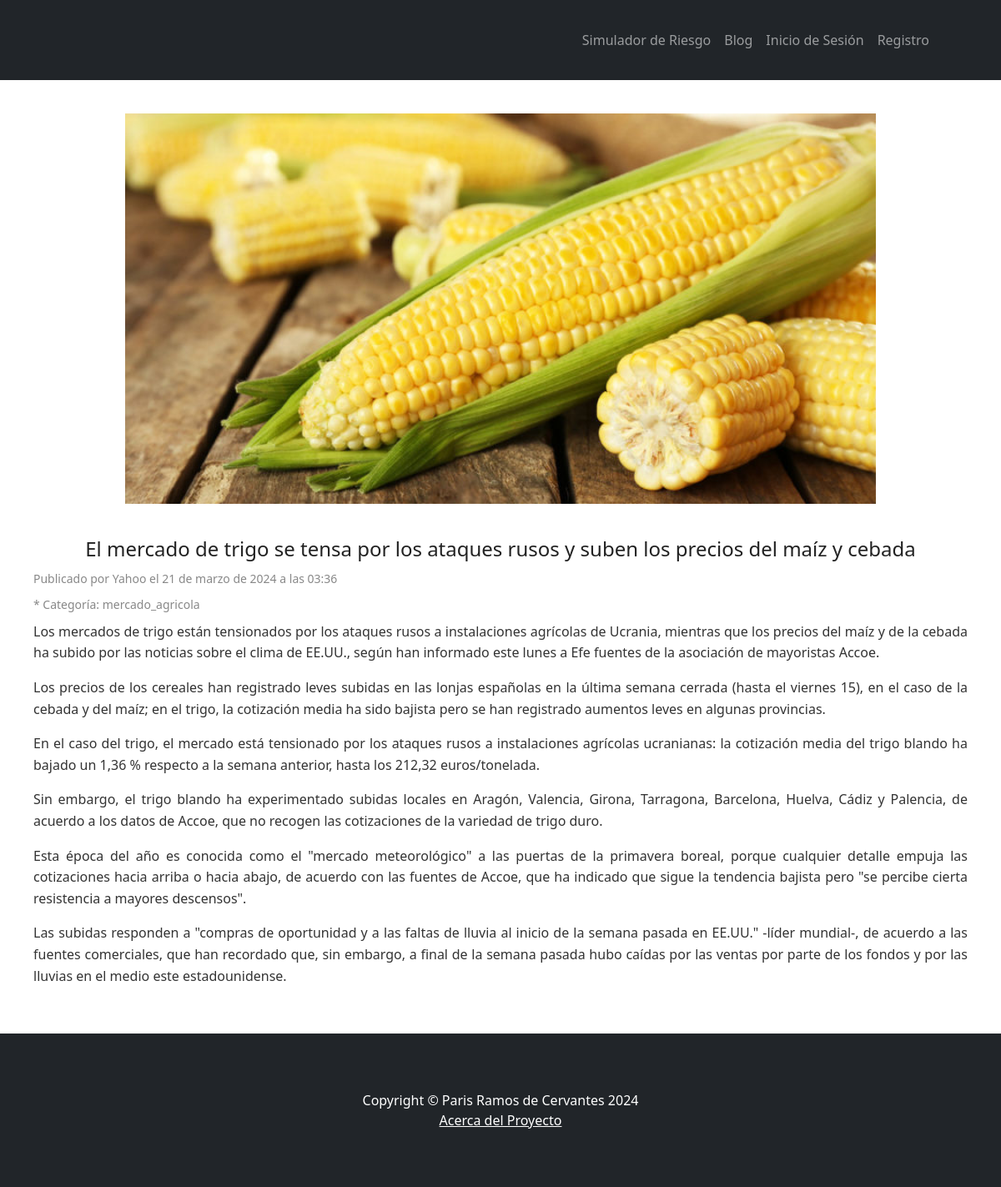
The app's page /post/el-mercado-de-trigo-se-tensa-por-los-ataques-rusos-y-suben-los-precios-del-maiz-y-cebada/ with its own data.
### App_BlogAgri/models.py (models this page shows, shortened)
class Post(models.Model):
    titulo = models.CharField(max_length=250)
    slug = models.SlugField(
        max_length=250, unique_for_date='publicacion_post', verbose_name='URL amigable')
    autor = models.ForeignKey(
        User, on_delete=models.CASCADE, related_name='blog_posts')
    contenido = models.TextField()
    publicacion_post = models.DateTimeField(default=timezone.now)
    creacion_post = models.DateTimeField(auto_now_add=True)
    actualizacion_post = models.DateTimeField(auto_now=True)
    status_post = models.IntegerField(
        choices=STATUS_CHOICES, verbose_name='Privacidad')
    tema_post = models.CharField(
        max_length=50, choices=TEMAS_AGRICULTURA, default='General', verbose_name='Tema')
    imagen = models.ImageField(upload_to='post_images', blank=True, null=True)
    class Meta:
        ordering = ('-publicacion_post',)

### App_BlogAgri/views.py (the view)
# urls.py: path('post/<slug:post_slug>/', post, name='post'),
def post(request, post_slug):
    post = get_object_or_404(Post, slug=post_slug)
    paragraphs = post.contenido.split('\n')
    return render(request, 'post.html', {'post': post, 'paragraphs': paragraphs})

### App_BlogAgri/templates/post.html (shortened to what this page needs)
{% extends 'base.html' %}.
{% block content2 %}
<div class="blog-post">
    {% load static %}
    <div class="post-image">
        {% if post.imagen %}
        <img src="{{ post.imagen.url }}" alt="{{ post.titulo }}" class="post-image">
        {% elif post.imagen is None %}
        <img src="{% static 'assets\stock_marketlike.jpg' %}" alt="iamgen demo" class="post-image">
        {% endif %}
    </div>
    <div class="post-content">
        <h2>{{ post.titulo }}</h2>
        <p class="post-meta">Publicado por {{ post.autor }} el {{ post.publicacion_post }}</p>
        <p class="post-meta">* Categoría: {{ post.tema_post }} </p>
        <div class = "post-text">
            {% for paragraph in paragraphs %}
            <p>{{ paragraph }}</p>
        {% endfor %}
        </div>
    </div>
</div>
{% endblock %}

### records on screen
Post: imagen (picture), titulo "El mercado de trigo se tensa por los ataques rusos y suben los precios del maíz y cebada", autor "Yahoo", publicacion_post "21 de marzo de 2024 a las 03:36", tema_post "mercado_agricola"
